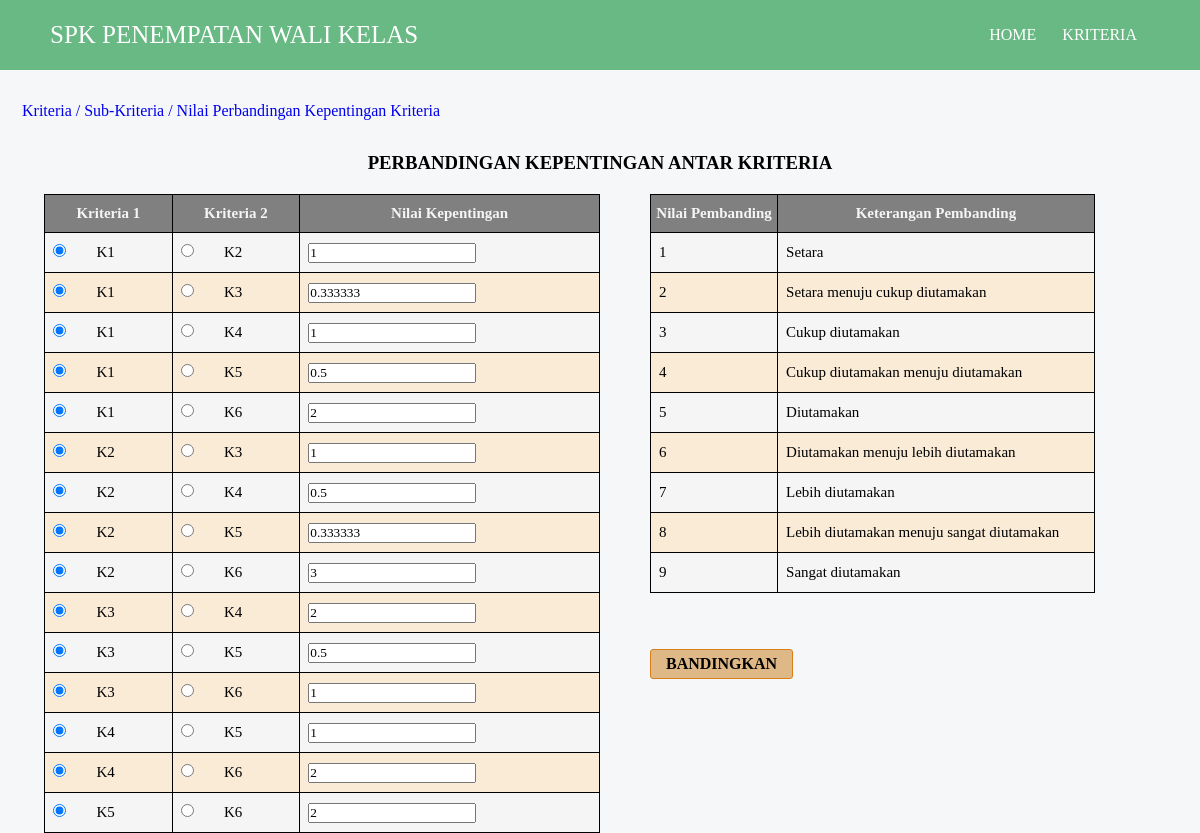
The page /admin/perbandingan-bobot-kriteria.php on the database its author committed.
### tables this page shows
CREATE TABLE `perbandingan_kriteria` (
  `id_perkri` int(11) NOT NULL,
  `kriteria1` varchar(50) NOT NULL,
  `kriteria2` varchar(50) NOT NULL,
  `nilai_pembanding` float NOT NULL,
  `id_kriteria` int(11) DEFAULT NULL
);

### fungsi.php (the view, shortened to what this page needs)
<?php
function getKriteriaID($no_urut)
{
    include('config.php');
    $query  = "SELECT id_kriteria FROM kriteria ORDER BY id_kriteria";
    $result = mysqli_query($mysqli, $query);
    while ($row = mysqli_fetch_array($result)) {
        $listID[] = $row['id_kriteria'];
    }
    return $listID[($no_urut)];
}
function getJumlahKriteria()
{
    include('config.php');
    $query  = "SELECT count(*) FROM kriteria";
    $result = mysqli_query($mysqli, $query);
    while ($row = mysqli_fetch_array($result)) {
        $jmlData = $row[0];
    }
    return $jmlData;
}
function getNilaiPerbandinganKriteria($kriteria1, $kriteria2)
{
    include('config.php');
    $id_kriteria1 = getKriteriaID($kriteria1);
    $id_kriteria2 = getKriteriaID($kriteria2);
    $query  = "SELECT nilai_pembanding FROM perbandingan_kriteria WHERE kriteria1 = $id_kriteria1 AND kriteria2 = $id_kriteria2";
    $result = mysqli_query($mysqli, $query);
    if (mysqli_num_rows($result) == 0) {
        $nilai = 1;
    } else {
        while ($row = mysqli_fetch_array($result)) {
            $nilai = $row['nilai_pembanding'];
        }
    }
    return $nilai;
}
function showTabelPerbandingan($jenis, $kriteria)
{
    include('config.php');
    if ($kriteria == 'kriteria') {
        $n = getJumlahKriteria();
    }
    $query = "SELECT nama_kriteria FROM $kriteria ORDER BY id_kriteria";
    $result    = mysqli_query($mysqli, $query);
    while ($row = mysqli_fetch_array($result)) {
        $pilihan[] = $row['nama_kriteria'];
    }
?>
    <form class="ui form" action="proses.php" method="post">
        <table class="perbandingan" style="float: left; margin-right: 50px;">
            <thead>
                <tr>
                    <th> Kriteria 1</th>
                    <th> Kriteria 2</th>
                    <th> Nilai Kepentingan</th>
                </tr>
            </thead>
            <tbody>
                <?php
                $urut = 0;
                    for ($x = 0; $x <= ($n - 2); $x++) {
                        for ($y = ($x + 1); $y <= ($n - 1); $y++) {
                        $urut++;
                ?>
                        <tr>
                            <td>
                                <div class="field">
                                    <div class="ui radio checkbox">
                                        <input name="pilih<?php echo $urut ?>" value="1" checked="" class="hidden" type="radio">
                                        <label><?php echo $pilihan[$x]; ?></label>
                                    </div>
                                </div>
                            </td>
                            <td>
                                <div class="field">
                                    <div class="ui radio checkbox">
                                        <input name="pilih<?php echo $urut ?>" value="2" class="hidden" type="radio">
                                        <label><?php echo $pilihan[$y]; ?></label>
                                    </div>
                                </div>
                            </td>
                            <td>
                                <div class="field">
                                    <?php
                                    if ($kriteria == 'kriteria') {
                                        $nilai = getNilaiPerbandinganKriteria($x, $y);
                                    }
                                    ?>
                                    <input type="text" name="bobot<?php echo $urut ?>" value="<?php echo $nilai ?>" required>
                                </div>
                            </td>
                        </tr>
                <?php
                    }
                }
                ?>
            </tbody>
        </table>
        <table class="table2">
            <thead>
                <tr>
                    <th> Nilai Pembanding</th>
                    <th> Keterangan Pembanding</th>
                </tr>
            </thead>
            <tbody>
                <tr>
                    <td>1</td>
                    <td>Setara</td>
                <tr>
                    <td>2</td>
                    <td>Setara menuju cukup diutamakan</td>
                </tr>
                <tr>
                    <td>3</td>
                    <td>Cukup diutamakan</td>
                </tr>
                <tr>
                    <td>4</td>
                    <td>Cukup diutamakan menuju diutamakan</td>
                </tr>
                <tr>
                    <td>5</td>
                    <td>Diutamakan</td>
                </tr>
                <tr>
                    <td>6</td>
                    <td>Diutamakan menuju lebih diutamakan</td>
                </tr>
                <tr>
                    <td>7</td>
                    <td>Lebih diutamakan</td>
                </tr>
                <tr>
                    <td>8</td>
                    <td>Lebih diutamakan menuju sangat diutamakan</td>
                </tr>
                <tr>
                    <td>9</td>
                    <td>Sangat diutamakan</td>
                </tr>
            </tbody>
        </table>
        <br><br><input class="action_btn" type="submit" name="submit" value="BANDINGKAN" style="
             text-decoration: none;
             color: black;
             border: 1px solid #da7e1c;
             background: #deb887;
             padding: 5px 15px;
             font-weight: bold;
             border-radius: 3px;
             transition: 0.5s ease-in-out;
             font-size: medium;
            ">
    </form>
<?php
}
?>

### style/style.css (style rules this page uses)
* { margin: 0; padding: 0; font-family: "futura md bt"; text-decoration: none; list-style: none; box-sizing: border-box; }
body { background: #F5F7F8; }
.perbandingan { width: 50%; font-size: 15px; color: black; white-space: nowrap; border-collapse: collapse; }
.table2 { width: 40%; font-size: 15px; color: black; white-space: nowrap; border-collapse: collapse; margin-top: 10px; }
table { width: 100%; font-size: 15px; color: black; white-space: nowrap; border-collapse: collapse; }
table>thead { background-color: gray; color: #f5f5f5; }
table>thead th { padding: 10px 0; margin: 0 20px; }
table th, table td { border: 1px solid black; padding: 5px 8px; }
table>tbody>tr>td { width: 60px; height: 40px; }
table>tbody>tr { background-color: #f5f5f5; transition: 0.3s ease-in-out; }
table>tbody>tr:nth-child(even) { background-color: #faebd7; }
.action_btn { display: flex; gap: 3px; margin-top: 20px; }
input[type=radio], input[type=checkbox] { transform: scale(1); margin-right: 2em; }

### rows shown on the page
perbandingan_kriteria: nilai_pembanding "1"
perbandingan_kriteria: nilai_pembanding "0.333333"
perbandingan_kriteria: nilai_pembanding "1"
perbandingan_kriteria: nilai_pembanding "0.5"
perbandingan_kriteria: nilai_pembanding "2"
perbandingan_kriteria: nilai_pembanding "1"
perbandingan_kriteria: nilai_pembanding "0.5"
perbandingan_kriteria: nilai_pembanding "0.333333"
perbandingan_kriteria: nilai_pembanding "3"
perbandingan_kriteria: nilai_pembanding "2"
perbandingan_kriteria: nilai_pembanding "0.5"
perbandingan_kriteria: nilai_pembanding "1"
perbandingan_kriteria: nilai_pembanding "1"
perbandingan_kriteria: nilai_pembanding "2"
perbandingan_kriteria: nilai_pembanding "2"

### other values the page prints
$pilihan[$x] "K1"
$pilihan[$y] "K2"
$pilihan[$y] "K3"
$pilihan[$y] "K4"
$pilihan[$y] "K5"
$pilihan[$y] "K6"
$pilihan[$x] "K2"
$pilihan[$x] "K3"
$pilihan[$x] "K4"
$pilihan[$x] "K5"
